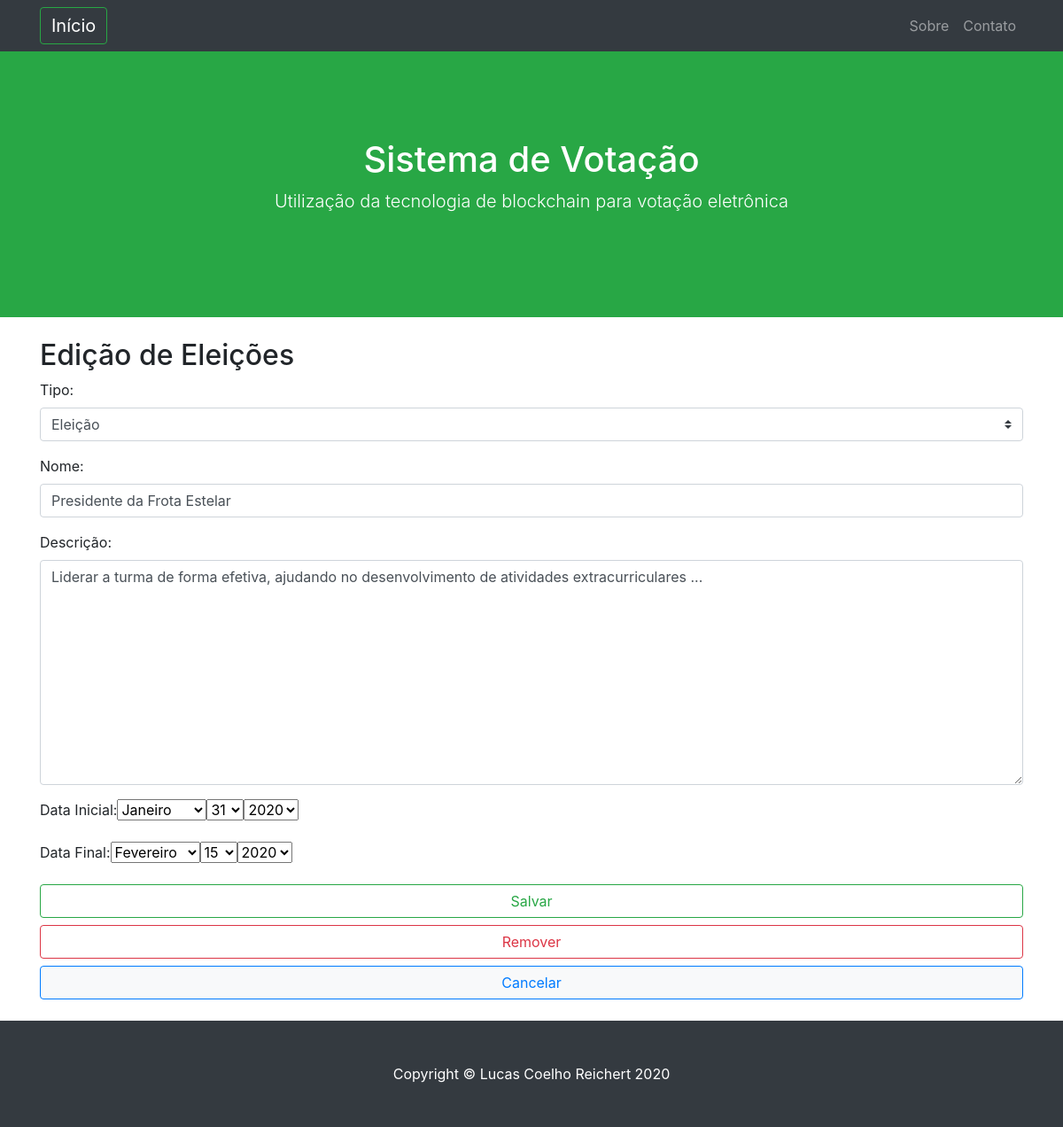
/eleicoes/edit/1, run on an earlier commit of the app's database.
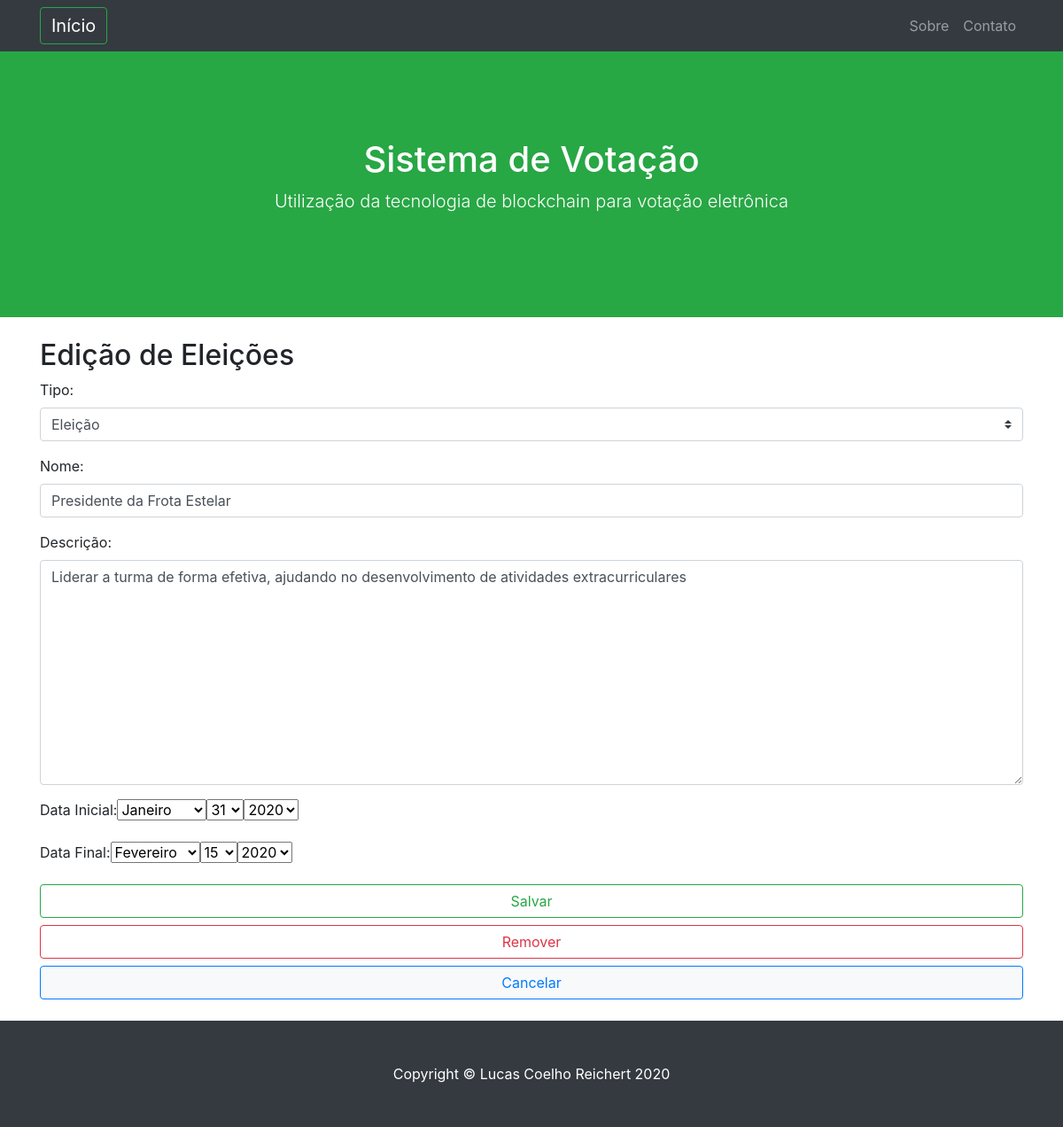
And on a later commit of the database.
### eleicoes/models.py (models this page shows, shortened)
class Eleicao(models.Model):
    nome = models.CharField(max_length=40)
    descricao =  models.CharField(max_length=100)
    data_ini =  models.DateField()
    data_fim = models.DateField() #configurar para pegar a data da criação da eleição e desativar o campo, ou deixar para programar uma data e hora e efetuar os devidos tratamentos
    tipo = models.CharField(max_length=20, choices=(("eleicao", _("Eleição")),  #criação do modelo de opções do tipo de Eleicao
                                        ("votacao", _("Votação"))),
                                default="Eleição")

### eleicoes/views.py (the view)
# urls.py: url(r'^edit/(?P<pk>[0-9]+)$', views.edicao, name='edicao_cursos'),
def edicao(request, pk): # Edição de Eleições
    eleicao = get_object_or_404(Eleicao, pk=pk)
    if request.method == "POST":
        if request.POST['bt'] == "salvar":
            form = EdicaoForm(request.POST, instance=eleicao)
            if(form.is_valid()):
                form.save()
                return redirect('consulta_eleicoes')
        elif request.POST['bt'] == 'remover':
            eleicao.delete()
            return redirect('consulta_eleicoes')
    else:
        form = EdicaoForm(instance=eleicao)
    return render(request, 'eleicoes/edicao.html', {'form': form, 'eleicao': eleicao})

### eleicoes/forms.py
class EdicaoForm(forms.ModelForm):
    data_ini = forms.DateField(widget=forms.SelectDateWidget()) #posteriormente melhorar a estilização
    data_fim = forms.DateField(widget=forms.SelectDateWidget())
    class Meta:
        model = Eleicao #definindo o modelo como Usuario
        fields = ('tipo', 'nome', 'descricao', 'data_ini', 'data_fim') # selecionando os campos do modelo que serão utilizados
        widgets = { #estilizando os campos com css e definindo o campo senha como sendo de senha
            'nome': forms.TextInput(attrs={'class': 'form-control', 'maxlenght': 40, 'placeholder': 'Digite um nome para a Eleição', 'title': 'Nome da Eleição', 'required': True}),
            'descricao': forms.Textarea(attrs={'class': 'form-control', 'maxlenght': 100, 'placeholder': 'Descreva a Eleição', 'title': 'Descrição da Eleição', 'required': True}),
            'tipo': forms.Select(attrs={'class': 'custom-select', 'maxlenght': 20, 'title': 'Tipo de Eleição', 'required': True}), #select para uma lista predefinida no model
        }

### eleicoes/templates/eleicoes/edicao.html
{% extends "base.html" %}
{% load static %}
{% block content %}
    <h2>Edição de Eleições</h2>
    <form method="POST" class="post-form">{% csrf_token %}
        <p>
            <label for='id_tipo'>Tipo: </label>{{form.tipo}}
        </p>
        <p>
            <label for='id_nome'>Nome: </label>{{form.nome}}
        </p>
        <p>
            <label for='id_descricao'>Descrição: </label>{{form.descricao}}
        </p>
        <p>
            <label for='id_data_ini'>Data Inicial: </label>{{form.data_ini}}
        </p>
        <p>
            <label for='id_data_fim'>Data Final: </label>{{form.data_fim}}
        </p>
        <button type="submit" class="btn btn-outline-success btn-block" name="bt" value="salvar">Salvar</button>
        <button type="submit" class="btn btn-outline-danger btn-block" name="bt" value="remover">Remover</button>
        <a method="POST" class="btn btn-light btn-block btn-outline-primary" href="{% url 'consulta_eleicoes' %}">Cancelar</a>
    </form>
{% endblock %}

What changed in the data, as far as the page shows it:
changed Eleicao "Eleição": descricao "Liderar a turma de forma efetiva, ajudando no desenvolvimento de atividades extracurriculares ..." → "Liderar a turma de forma efetiva, ajudando no desenvolvimento de atividades extracurriculares"
